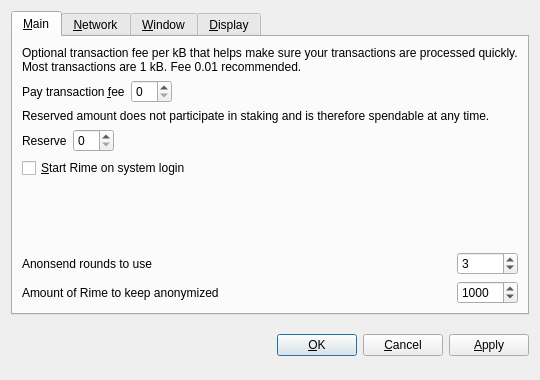
<?xml version="1.0" encoding="UTF-8"?>
<ui version="4.0">
 <class>OptionsDialog</class>
 <widget class="QDialog" name="OptionsDialog">
  <property name="geometry">
   <rect>
    <x>0</x>
    <y>0</y>
    <width>540</width>
    <height>380</height>
   </rect>
  </property>
  <property name="windowTitle">
   <string>Options</string>
  </property>
  <property name="modal">
   <bool>true</bool>
  </property>
  <layout class="QVBoxLayout" name="verticalLayout">
   <item>
    <widget class="QTabWidget" name="tabWidget">
     <property name="tabPosition">
      <enum>QTabWidget::North</enum>
     </property>
     <property name="currentIndex">
      <number>0</number>
     </property>
     <widget class="QWidget" name="tabMain">
      <attribute name="title">
       <string>&amp;Main</string>
      </attribute>
      <layout class="QGridLayout" name="gridLayout">
       <item row="0" column="0" colspan="2">
        <widget class="QLabel" name="transactionFeeInfoLabel">
         <property name="text">
          <string>Optional transaction fee per kB that helps make sure your transactions are processed quickly. Most transactions are 1 kB. Fee 0.01 recommended.</string>
         </property>
         <property name="textFormat">
          <enum>Qt::PlainText</enum>
         </property>
         <property name="wordWrap">
          <bool>true</bool>
         </property>
        </widget>
       </item>
       <item row="1" column="0">
        <layout class="QHBoxLayout" name="horizontalLayoutFee">
         <item>
          <widget class="QLabel" name="transactionFeeLabel">
           <property name="text">
            <string>Pay transaction &amp;fee</string>
           </property>
           <property name="textFormat">
            <enum>Qt::PlainText</enum>
           </property>
           <property name="buddy">
            <cstring>transactionFee</cstring>
           </property>
          </widget>
         </item>
         <item>
          <widget class="BitcoinAmountField" name="transactionFee"/>
         </item>
         <item>
          <spacer name="horizontalSpacerFee">
           <property name="orientation">
            <enum>Qt::Horizontal</enum>
           </property>
           <property name="sizeHint" stdset="0">
            <size>
             <width>40</width>
             <height>20</height>
            </size>
           </property>
          </spacer>
         </item>
        </layout>
       </item>
       <item row="2" column="0" colspan="2">
        <widget class="QLabel" name="reserveBalanceInfoLabel">
         <property name="text">
          <string>Reserved amount does not participate in staking and is therefore spendable at any time.</string>
         </property>
         <property name="textFormat">
          <enum>Qt::PlainText</enum>
         </property>
         <property name="wordWrap">
          <bool>true</bool>
         </property>
        </widget>
       </item>
       <item row="3" column="0">
        <layout class="QHBoxLayout" name="horizontalLayoutReserveBalance">
         <item>
          <widget class="QLabel" name="reserveBalanceLabel">
           <property name="text">
            <string>Reserve</string>
           </property>
           <property name="textFormat">
            <enum>Qt::PlainText</enum>
           </property>
           <property name="buddy">
            <cstring>reserveBalance</cstring>
           </property>
          </widget>
         </item>
         <item>
          <widget class="BitcoinAmountField" name="reserveBalance"/>
         </item>
         <item>
          <spacer name="horizontalSpacerReserveBalance">
           <property name="orientation">
            <enum>Qt::Horizontal</enum>
           </property>
           <property name="sizeHint" stdset="0">
            <size>
             <width>40</width>
             <height>20</height>
            </size>
           </property>
          </spacer>
         </item>
        </layout>
       </item>
       <item row="4" column="0">
        <widget class="QCheckBox" name="bitcoinAtStartup">
         <property name="toolTip">
          <string>Automatically start Rime after logging in to the system.</string>
         </property>
         <property name="text">
          <string>&amp;Start Rime on system login</string>
         </property>
        </widget>
       </item>
       <item row="5" column="0">
        <spacer name="verticalSpacer_Main">
         <property name="orientation">
          <enum>Qt::Vertical</enum>
         </property>
         <property name="sizeHint" stdset="0">
          <size>
           <width>20</width>
           <height>40</height>
          </size>
         </property>
        </spacer>
       </item>
       <item row="6" column="0">
        <widget class="QLabel" name="label">
         <property name="toolTip">
          <string>&lt;html&gt;&lt;head/&gt;&lt;body&gt;&lt;p&gt;This setting determines the amount of individual masternodes that an input will be anonymized through. More rounds of anonymization gives a higher degree of privacy, but also costs more in fees.&lt;/p&gt;&lt;/body&gt;&lt;/html&gt;</string>
         </property>
         <property name="text">
          <string>Anonsend rounds to use</string>
         </property>
        </widget>
       </item>
       <item row="6" column="1">
        <widget class="QSpinBox" name="anonsendRounds">
         <property name="minimum">
          <number>2</number>
         </property>
         <property name="maximum">
          <number>16</number>
         </property>
         <property name="value">
          <number>3</number>
         </property>
        </widget>
       </item>
       <item row="7" column="0">
        <widget class="QLabel" name="label_2">
         <property name="toolTip">
          <string>This amount acts as a threshold to turn off Anonsend once it's reached.</string>
         </property>
         <property name="statusTip">
          <string notr="true"/>
         </property>
         <property name="whatsThis">
          <string notr="true"/>
         </property>
         <property name="accessibleName">
          <string notr="true"/>
         </property>
         <property name="accessibleDescription">
          <string notr="true"/>
         </property>
         <property name="text">
          <string>Amount of Rime to keep anonymized</string>
         </property>
        </widget>
       </item>
       <item row="7" column="1">
        <widget class="QSpinBox" name="anonymizeRime">
         <property name="minimum">
          <number>2</number>
         </property>
         <property name="maximum">
          <number>10000</number>
         </property>
         <property name="singleStep">
          <number>10</number>
         </property>
         <property name="value">
          <number>1000</number>
         </property>
        </widget>
       </item>
      </layout>
     </widget>
     <widget class="QWidget" name="tabNetwork">
      <attribute name="title">
       <string>&amp;Network</string>
      </attribute>
      <layout class="QVBoxLayout" name="verticalLayout_Network">
       <item>
        <widget class="QCheckBox" name="mapPortUpnp">
         <property name="toolTip">
          <string>Automatically open the Rime client port on the router. This only works when your router supports UPnP and it is enabled.</string>
         </property>
         <property name="text">
          <string>Map port using &amp;UPnP</string>
         </property>
        </widget>
       </item>
       <item>
        <widget class="QCheckBox" name="connectSocks">
         <property name="toolTip">
          <string>Connect to the Rime network through a SOCKS5 proxy (e.g. when connecting through Tor).</string>
         </property>
         <property name="text">
          <string>&amp;Connect through SOCKS5 proxy:</string>
         </property>
        </widget>
       </item>
       <item>
        <layout class="QHBoxLayout" name="horizontalLayout_Network">
         <item>
          <widget class="QLabel" name="proxyIpLabel">
           <property name="text">
            <string>Proxy &amp;IP:</string>
           </property>
           <property name="textFormat">
            <enum>Qt::PlainText</enum>
           </property>
           <property name="buddy">
            <cstring>proxyIp</cstring>
           </property>
          </widget>
         </item>
         <item>
          <widget class="QValidatedLineEdit" name="proxyIp">
           <property name="maximumSize">
            <size>
             <width>140</width>
             <height>16777215</height>
            </size>
           </property>
           <property name="toolTip">
            <string>IP address of the proxy (e.g. 127.0.0.1)</string>
           </property>
          </widget>
         </item>
         <item>
          <widget class="QLabel" name="proxyPortLabel">
           <property name="text">
            <string>&amp;Port:</string>
           </property>
           <property name="textFormat">
            <enum>Qt::PlainText</enum>
           </property>
           <property name="buddy">
            <cstring>proxyPort</cstring>
           </property>
          </widget>
         </item>
         <item>
          <widget class="QLineEdit" name="proxyPort">
           <property name="maximumSize">
            <size>
             <width>55</width>
             <height>16777215</height>
            </size>
           </property>
           <property name="toolTip">
            <string>Port of the proxy (e.g. 9050)</string>
           </property>
          </widget>
         </item>
         <item>
          <spacer name="horizontalSpacer_Network">
           <property name="orientation">
            <enum>Qt::Horizontal</enum>
           </property>
           <property name="sizeHint" stdset="0">
            <size>
             <width>40</width>
             <height>20</height>
            </size>
           </property>
          </spacer>
         </item>
        </layout>
       </item>
       <item>
        <spacer name="verticalSpacer_Network">
         <property name="orientation">
          <enum>Qt::Vertical</enum>
         </property>
         <property name="sizeHint" stdset="0">
          <size>
           <width>20</width>
           <height>40</height>
          </size>
         </property>
        </spacer>
       </item>
      </layout>
     </widget>
     <widget class="QWidget" name="tabWindow">
      <attribute name="title">
       <string>&amp;Window</string>
      </attribute>
      <layout class="QVBoxLayout" name="verticalLayout_Window">
       <item>
        <widget class="QCheckBox" name="minimizeToTray">
         <property name="toolTip">
          <string>Show only a tray icon after minimizing the window.</string>
         </property>
         <property name="text">
          <string>&amp;Minimize to the tray instead of the taskbar</string>
         </property>
        </widget>
       </item>
       <item>
        <widget class="QCheckBox" name="minimizeOnClose">
         <property name="toolTip">
          <string>Minimize instead of exit the application when the window is closed. When this option is enabled, the application will be closed only after selecting Quit in the menu.</string>
         </property>
         <property name="text">
          <string>M&amp;inimize on close</string>
         </property>
        </widget>
       </item>
       <item>
        <spacer name="verticalSpacer_Window">
         <property name="orientation">
          <enum>Qt::Vertical</enum>
         </property>
         <property name="sizeHint" stdset="0">
          <size>
           <width>20</width>
           <height>40</height>
          </size>
         </property>
        </spacer>
       </item>
      </layout>
     </widget>
     <widget class="QWidget" name="tabDisplay">
      <attribute name="title">
       <string>&amp;Display</string>
      </attribute>
      <layout class="QVBoxLayout" name="verticalLayout_Display">
       <item>
        <layout class="QHBoxLayout" name="horizontalLayout_1_Display">
         <item>
          <widget class="QLabel" name="langLabel">
           <property name="text">
            <string>User Interface &amp;language:</string>
           </property>
           <property name="textFormat">
            <enum>Qt::PlainText</enum>
           </property>
           <property name="buddy">
            <cstring>lang</cstring>
           </property>
          </widget>
         </item>
         <item>
          <widget class="QValueComboBox" name="lang">
           <property name="toolTip">
            <string>The user interface language can be set here. This setting will take effect after restarting Rime.</string>
           </property>
          </widget>
         </item>
        </layout>
       </item>
       <item>
        <layout class="QHBoxLayout" name="horizontalLayout_2_Display">
         <item>
          <widget class="QLabel" name="unitLabel">
           <property name="text">
            <string>&amp;Unit to show amounts in:</string>
           </property>
           <property name="textFormat">
            <enum>Qt::PlainText</enum>
           </property>
           <property name="buddy">
            <cstring>unit</cstring>
           </property>
          </widget>
         </item>
         <item>
          <widget class="QValueComboBox" name="unit">
           <property name="toolTip">
            <string>Choose the default subdivision unit to show in the interface and when sending coins.</string>
           </property>
          </widget>
         </item>
        </layout>
       </item>
       <item>
        <widget class="QCheckBox" name="coinControlFeatures">
         <property name="toolTip">
          <string>Whether to show coin control features or not.</string>
         </property>
         <property name="text">
          <string>Display coin &amp;control features (experts only!)</string>
         </property>
        </widget>
       </item>
       <item>
        <widget class="QCheckBox" name="useBlackTheme">
         <property name="text">
          <string>Use black visual theme (requires restart)</string>
         </property>
        </widget>
       </item>
       <item>
        <spacer name="verticalSpacer_Display">
         <property name="orientation">
          <enum>Qt::Vertical</enum>
         </property>
         <property name="sizeHint" stdset="0">
          <size>
           <width>20</width>
           <height>40</height>
          </size>
         </property>
        </spacer>
       </item>
      </layout>
     </widget>
    </widget>
   </item>
   <item>
    <layout class="QHBoxLayout" name="horizontalLayout_Buttons">
     <item>
      <spacer name="horizontalSpacer_1">
       <property name="orientation">
        <enum>Qt::Horizontal</enum>
       </property>
       <property name="sizeHint" stdset="0">
        <size>
         <width>40</width>
         <height>48</height>
        </size>
       </property>
      </spacer>
     </item>
     <item>
      <widget class="QLabel" name="statusLabel">
       <property name="font">
        <font>
         <weight>75</weight>
         <bold>true</bold>
        </font>
       </property>
       <property name="text">
        <string/>
       </property>
       <property name="textFormat">
        <enum>Qt::PlainText</enum>
       </property>
       <property name="wordWrap">
        <bool>true</bool>
       </property>
      </widget>
     </item>
     <item>
      <spacer name="horizontalSpacer_2">
       <property name="orientation">
        <enum>Qt::Horizontal</enum>
       </property>
       <property name="sizeHint" stdset="0">
        <size>
         <width>40</width>
         <height>48</height>
        </size>
       </property>
      </spacer>
     </item>
     <item>
      <widget class="QPushButton" name="okButton">
       <property name="text">
        <string>&amp;OK</string>
       </property>
      </widget>
     </item>
     <item>
      <widget class="QPushButton" name="cancelButton">
       <property name="text">
        <string>&amp;Cancel</string>
       </property>
       <property name="autoDefault">
        <bool>false</bool>
       </property>
      </widget>
     </item>
     <item>
      <widget class="QPushButton" name="applyButton">
       <property name="text">
        <string>&amp;Apply</string>
       </property>
       <property name="autoDefault">
        <bool>false</bool>
       </property>
      </widget>
     </item>
    </layout>
   </item>
  </layout>
 </widget>
 <customwidgets>
  <customwidget>
   <class>BitcoinAmountField</class>
   <extends>QSpinBox</extends>
   <header>bitcoinamountfield.h</header>
   <container>1</container>
  </customwidget>
  <customwidget>
   <class>QValueComboBox</class>
   <extends>QComboBox</extends>
   <header>qvaluecombobox.h</header>
  </customwidget>
  <customwidget>
   <class>QValidatedLineEdit</class>
   <extends>QLineEdit</extends>
   <header>qvalidatedlineedit.h</header>
  </customwidget>
 </customwidgets>
 <resources/>
 <connections/>
</ui>
